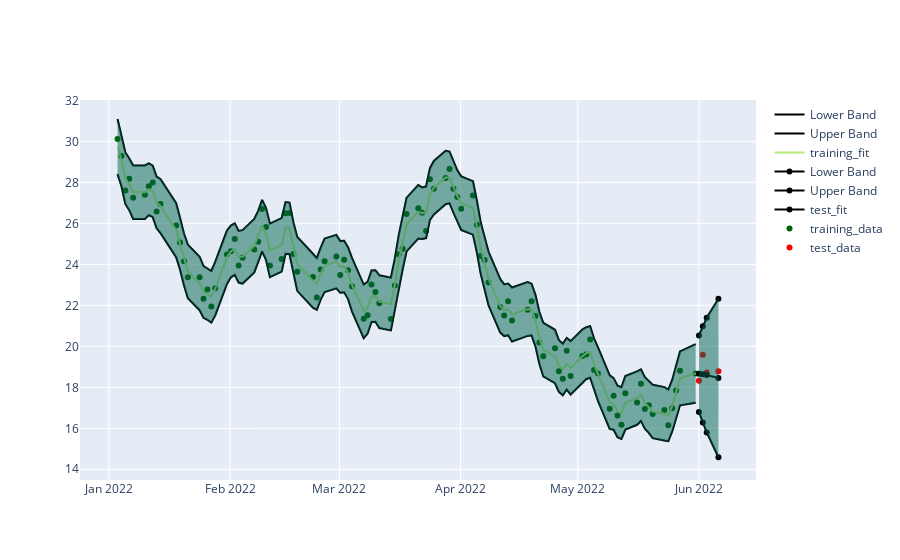

Notebook code cell kept with this figure:
### Code cell
prediction_markers = go.Scatter(x=btest.prediction_data[0], 
                            y=btest.prediction_data_price[0], 
                            mode='markers',
                            marker=dict(color='red'),
                            name='test_data')

training_markers = go.Scatter(x=btest.data[0][0], 
                              y = btest.data[0][1],
                            mode='markers',
                            marker=dict(color='darkgreen'),
                            name='training_data')

xt = btest.prediction_data[0]
bands = [
go.Scatter(x=xt, y=test_yfit, line=dict(color='black', width=2), name='test_fit'),
go.Scatter(x=xt, y=upper, line=dict(color='black', width=2), name='Upper Band'),
go.Scatter(x=xt, y=lower, line=dict(color='black', width=2), name='Lower Band'),
go.Scatter(x=xt, y=upper, fill=None, mode='lines', line=dict(color='rgba(0,100,80,0.2)'), showlegend=False),
go.Scatter(x=xt, y=lower, fill='tonexty', mode='lines', line=dict(color='rgba(0,100,80,0.2)'), showlegend=False),
]

x = btest.data[0][0]
training_fit_bands = [
go.Scatter(x=x, y=training_f, name='training_fit'),
go.Scatter(x=x, y=upper_f, line=dict(color='black', width=2), name='Upper Band'),
go.Scatter(x=x, y=lower_f, line=dict(color='black', width=2), name='Lower Band'),
go.Scatter(x=x, y=upper_f, fill=None, mode='lines', line=dict(color='rgba(0,100,80,0.2)'), showlegend=False),
go.Scatter(x=x, y=lower_f, fill='tonexty', mode='lines', line=dict(color='rgba(0,100,80,0.2)'), showlegend=False),
] 


fig = go.Figure([prediction_markers, training_markers, *bands, *training_fit_bands])

fig.show()
